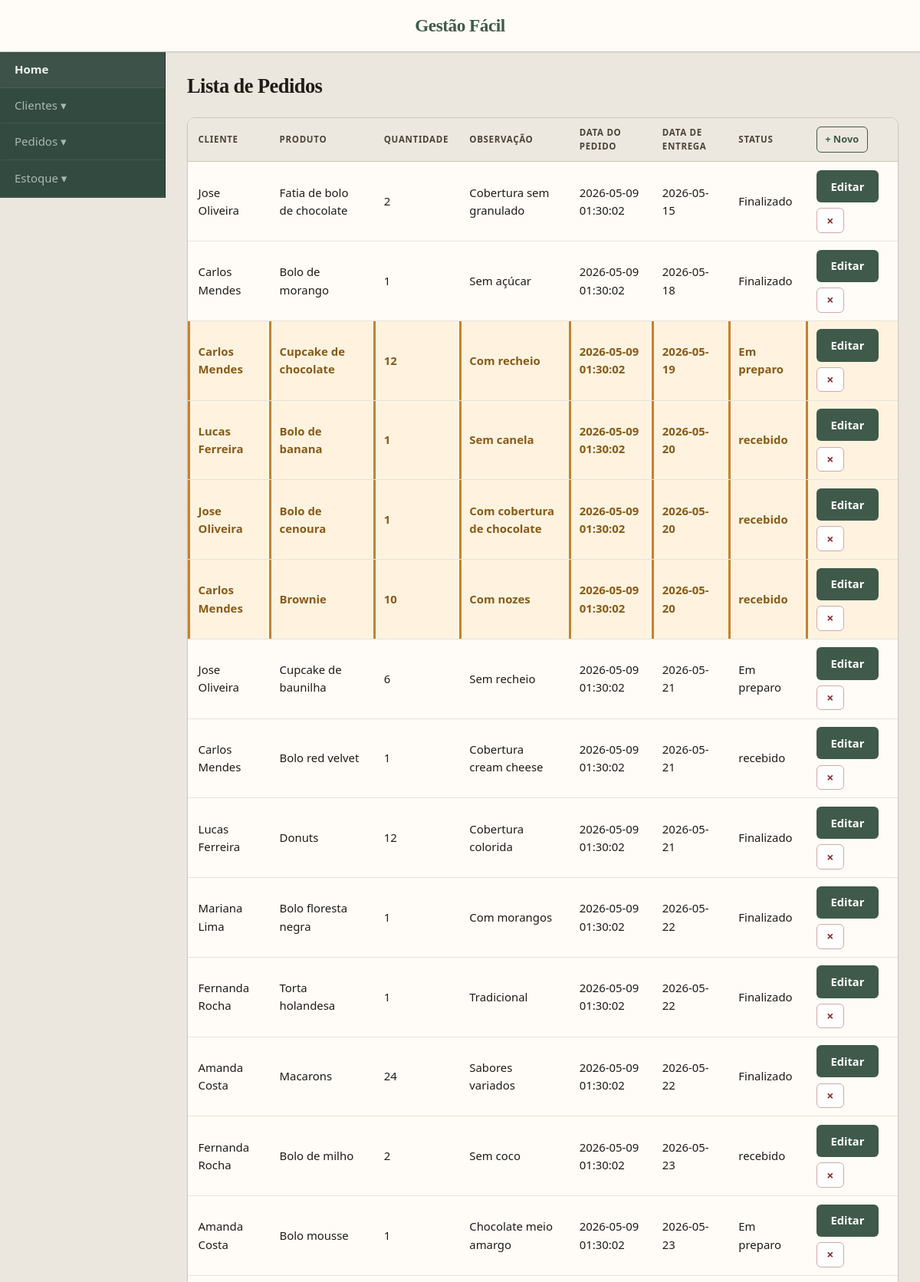
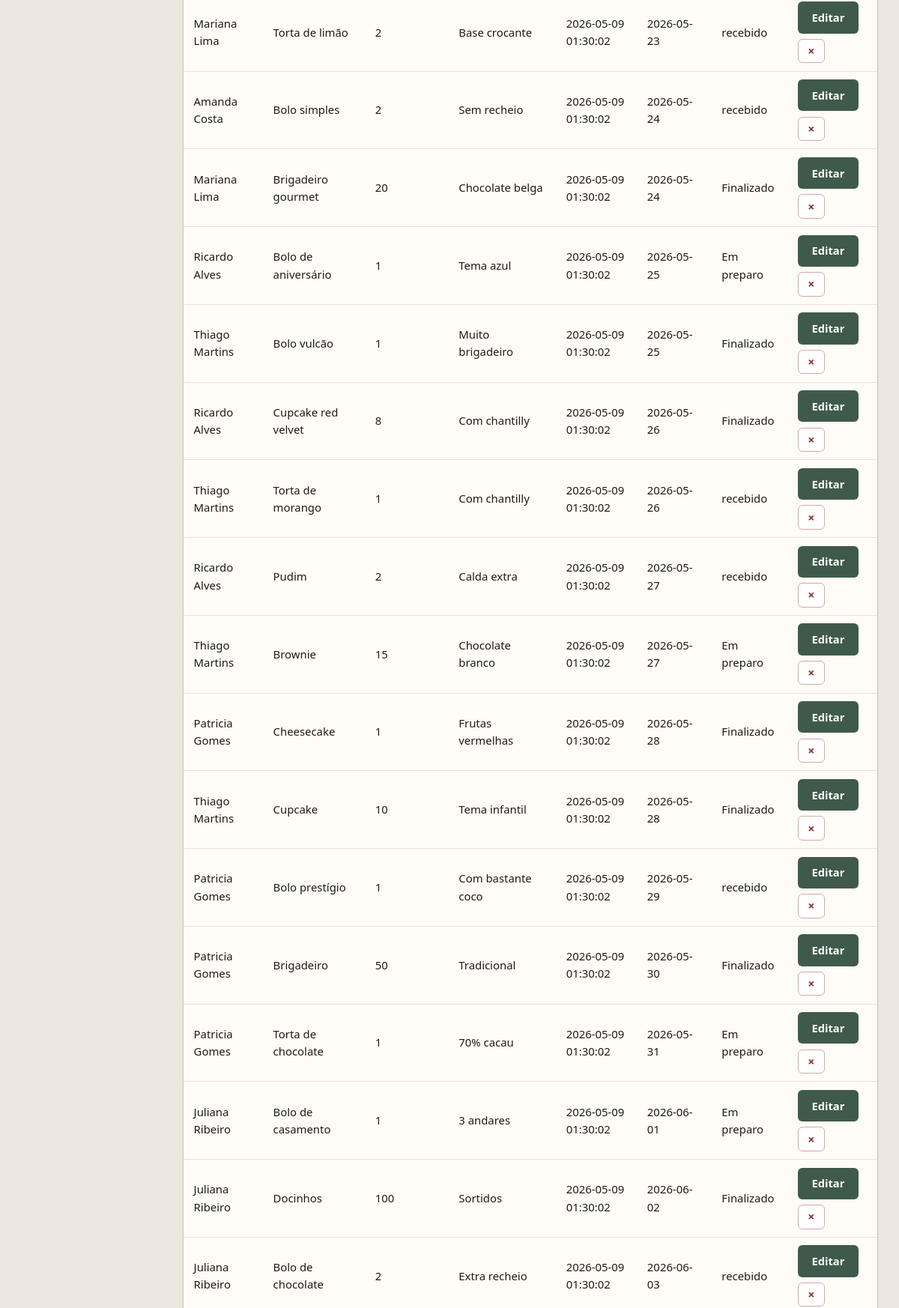
The app's page /www/PI-Grupo-09/pedidos.php (upper part) with its own data (2 pictures, top to bottom).
### tables this page shows
CREATE TABLE IF NOT EXISTS pedidos (id int AUTO_INCREMENT PRIMARY key, tipo_produto varchar(100), quantidade int, detalhes_pedido varchar(200), data_pedido datetime DEFAULT CURRENT_TIMESTAMP, data_entrega date, status varchar(100) DEFAULT "recebido", cliente_id int, CONSTRAINT fk_cliente FOREIGN KEY(cliente_id) REFERENCES clientes(id));

CREATE TABLE IF NOT EXISTS clientes ( id int AUTO_INCREMENT PRIMARY key, nome varchar(100) not null, telefone varchar(20) not null, endereço varchar(200) not null, complemento varchar(100), cidade varchar(100) not null, estado varchar(100) not null, pais varchar(2) not null);

### www/PI-Grupo-09/pedidos.php (the view, shortened to what this page needs)
<!DOCTYPE html>
<html>
<head>
    <link rel="stylesheet" href="style.css">
</head>
<body>
    <header>
        <h1>Gestão Fácil</h1>
    </header>
    <div class="page-layout">
        <div class="sidebar">
            <a href="home.php">Home</a>
            <button class="dropdown-btn">Clientes ▾</button>
            <button class="dropdown-btn">Pedidos ▾</button>
            <button class="dropdown-btn">Estoque ▾</button>
        </div>
        <div class="main-content">
            <h1>Lista de Pedidos</h1>
            <?php
            $db = new PDO('mysql:host=localhost;dbname=pi_2_entrega;charset=utf8', 'root', 'root');
            $sql = '
    SELECT
        pedidos.id,
        pedidos.cliente_id,
        pedidos.tipo_produto,
        pedidos.quantidade,
        pedidos.detalhes_pedido,
        pedidos.data_pedido,
        pedidos.data_entrega,
        pedidos.status,
        clientes.nome AS nome_cliente
    FROM pedidos
    INNER JOIN clientes
        ON pedidos.cliente_id = clientes.id
    ORDER BY pedidos.data_entrega ASC';
            $resultado = $db->query($sql);
            $pedidos = $resultado->fetchAll();
            echo '<table>';
            echo '
<tr>
    <th>Cliente</th>
    <th>Produto</th>
    <th>Quantidade</th>
    <th>Observação</th>
    <th>Data do Pedido</th>
    <th>Data de Entrega</th>
    <th>Status</th>
    <th>
        <form action="cadastrarPedido.php" method="post" class="form-inline">
            <button type="submit" class="btn btn-add">+ Novo</button>
        </form>
    </th>
</tr>';
            foreach ($pedidos as $p) {
                $classe = '';
                $hoje = new DateTime();
                $dataEntrega = new DateTime($p['data_entrega']);
                $diferenca = $hoje->diff($dataEntrega)->days;
                if ($dataEntrega >= $hoje && $diferenca <= 3 && $p['status'] != "Finalizado") {
                    $classe = 'alerta';
                }
                echo '<tr class="' . $classe . '">';
                echo '<td>' . $p['nome_cliente'] . '</td>';
                echo '<td>' . $p['tipo_produto'] . '</td>';
                echo '<td>' . $p['quantidade'] . '</td>';
                echo '<td>' . $p['detalhes_pedido'] . '</td>';
                echo '<td>' . $p['data_pedido'] . '</td>';
                echo '<td>' . $p['data_entrega'] . '</td>';
                echo '<td>' . $p['status'] . '</td>';
                echo '<td class="td-actions">
    <form action="editarPedido.php" method="post" class="form-inline">
        <input type="hidden" name="id" value="' . $p['id'] . '">
        <input type="hidden" name="cliente_id" value="' . $p['cliente_id'] . '">
        <input type="hidden" name="tipo_produto" value="' . $p['tipo_produto'] . '">
        <input type="hidden" name="quantidade" value="' . $p['quantidade'] . '">
        <input type="hidden" name="detalhes_pedido" value="' . $p['detalhes_pedido'] . '">
        <input type="hidden" name="data_entrega" value="' . $p['data_entrega'] . '">
        <input type="hidden" name="status" value="' . $p['status'] . '">
        <button type="submit" class="btn">
            Editar
        </button>
    </form>
    <form action="deletarPedido.php" method="post"
          class="form-inline"
          onsubmit="return confirm(\'Deseja realmente excluir este pedido?\')">
        <input type="hidden" name="id" value="' . $p['id'] . '">
        <button type="submit" class="btn btn-delete" title="Excluir" aria-label="Excluir pedido">
            ×
        </button>
    </form>
</td>';
                echo '</tr>';
            }
            echo '</table>';
            ?>
        </div>
    </div>
</body>
</html>

### records on screen
pedidos: cliente.nome "Jose Oliveira", tipo_produto "Fatia de bolo de chocolate", quantidade "2", detalhes_pedido "Cobertura sem granulado", data_pedido "2026-05-09 01:30:02", data_entrega "2026-05-15", status "Finalizado"
pedidos: cliente.nome "Carlos Mendes", tipo_produto "Bolo de morango", quantidade "1", detalhes_pedido "Sem açúcar", data_pedido "2026-05-09 01:30:02", data_entrega "2026-05-18", status "Finalizado"
pedidos: cliente.nome "Carlos Mendes", tipo_produto "Cupcake de chocolate", quantidade "12", detalhes_pedido "Com recheio", data_pedido "2026-05-09 01:30:02", data_entrega "2026-05-19", status "Em preparo"
pedidos: cliente.nome "Lucas Ferreira", tipo_produto "Bolo de banana", quantidade "1", detalhes_pedido "Sem canela", data_pedido "2026-05-09 01:30:02", data_entrega "2026-05-20", status "recebido"
pedidos: cliente.nome "Jose Oliveira", tipo_produto "Bolo de cenoura", quantidade "1", detalhes_pedido "Com cobertura de chocolate", data_pedido "2026-05-09 01:30:02", data_entrega "2026-05-20", status "recebido"
pedidos: cliente.nome "Carlos Mendes", tipo_produto "Brownie", quantidade "10", detalhes_pedido "Com nozes", data_pedido "2026-05-09 01:30:02", data_entrega "2026-05-20", status "recebido"
pedidos: cliente.nome "Jose Oliveira", tipo_produto "Cupcake de baunilha", quantidade "6", detalhes_pedido "Sem recheio", data_pedido "2026-05-09 01:30:02", data_entrega "2026-05-21", status "Em preparo"
pedidos: cliente.nome "Carlos Mendes", tipo_produto "Bolo red velvet", quantidade "1", detalhes_pedido "Cobertura cream cheese", data_pedido "2026-05-09 01:30:02", data_entrega "2026-05-21", status "recebido"
pedidos: cliente.nome "Lucas Ferreira", tipo_produto "Donuts", quantidade "12", detalhes_pedido "Cobertura colorida", data_pedido "2026-05-09 01:30:02", data_entrega "2026-05-21", status "Finalizado"
pedidos: cliente.nome "Mariana Lima", tipo_produto "Bolo floresta negra", quantidade "1", detalhes_pedido "Com morangos", data_pedido "2026-05-09 01:30:02", data_entrega "2026-05-22", status "Finalizado"
pedidos: cliente.nome "Fernanda Rocha", tipo_produto "Torta holandesa", quantidade "1", detalhes_pedido "Tradicional", data_pedido "2026-05-09 01:30:02", data_entrega "2026-05-22", status "Finalizado"
pedidos: cliente.nome "Amanda Costa", tipo_produto "Macarons", quantidade "24", detalhes_pedido "Sabores variados", data_pedido "2026-05-09 01:30:02", data_entrega "2026-05-22", status "Finalizado"
pedidos: cliente.nome "Fernanda Rocha", tipo_produto "Bolo de milho", quantidade "2", detalhes_pedido "Sem coco", data_pedido "2026-05-09 01:30:02", data_entrega "2026-05-23", status "recebido"
pedidos: cliente.nome "Amanda Costa", tipo_produto "Bolo mousse", quantidade "1", detalhes_pedido "Chocolate meio amargo", data_pedido "2026-05-09 01:30:02", data_entrega "2026-05-23", status "Em preparo"
pedidos: cliente.nome "Mariana Lima", tipo_produto "Torta de limão", quantidade "2", detalhes_pedido "Base crocante", data_pedido "2026-05-09 01:30:02", data_entrega "2026-05-23", status "recebido"
pedidos: cliente.nome "Amanda Costa", tipo_produto "Bolo simples", quantidade "2", detalhes_pedido "Sem recheio", data_pedido "2026-05-09 01:30:02", data_entrega "2026-05-24", status "recebido"
pedidos: cliente.nome "Mariana Lima", tipo_produto "Brigadeiro gourmet", quantidade "20", detalhes_pedido "Chocolate belga", data_pedido "2026-05-09 01:30:02", data_entrega "2026-05-24", status "Finalizado"
pedidos: cliente.nome "Ricardo Alves", tipo_produto "Bolo de aniversário", quantidade "1", detalhes_pedido "Tema azul", data_pedido "2026-05-09 01:30:02", data_entrega "2026-05-25", status "Em preparo"
pedidos: cliente.nome "Thiago Martins", tipo_produto "Bolo vulcão", quantidade "1", detalhes_pedido "Muito brigadeiro", data_pedido "2026-05-09 01:30:02", data_entrega "2026-05-25", status "Finalizado"
pedidos: cliente.nome "Ricardo Alves", tipo_produto "Cupcake red velvet", quantidade "8", detalhes_pedido "Com chantilly", data_pedido "2026-05-09 01:30:02", data_entrega "2026-05-26", status "Finalizado"
pedidos: cliente.nome "Thiago Martins", tipo_produto "Torta de morango", quantidade "1", detalhes_pedido "Com chantilly", data_pedido "2026-05-09 01:30:02", data_entrega "2026-05-26", status "recebido"
pedidos: cliente.nome "Ricardo Alves", tipo_produto "Pudim", quantidade "2", detalhes_pedido "Calda extra", data_pedido "2026-05-09 01:30:02", data_entrega "2026-05-27", status "recebido"
pedidos: cliente.nome "Thiago Martins", tipo_produto "Brownie", quantidade "15", detalhes_pedido "Chocolate branco", data_pedido "2026-05-09 01:30:02", data_entrega "2026-05-27", status "Em preparo"
pedidos: cliente.nome "Patricia Gomes", tipo_produto "Cheesecake", quantidade "1", detalhes_pedido "Frutas vermelhas", data_pedido "2026-05-09 01:30:02", data_entrega "2026-05-28", status "Finalizado"
pedidos: cliente.nome "Thiago Martins", tipo_produto "Cupcake", quantidade "10", detalhes_pedido "Tema infantil", data_pedido "2026-05-09 01:30:02", data_entrega "2026-05-28", status "Finalizado"
pedidos: cliente.nome "Patricia Gomes", tipo_produto "Bolo prestígio", quantidade "1", detalhes_pedido "Com bastante coco", data_pedido "2026-05-09 01:30:02", data_entrega "2026-05-29", status "recebido"
pedidos: cliente.nome "Patricia Gomes", tipo_produto "Brigadeiro", quantidade "50", detalhes_pedido "Tradicional", data_pedido "2026-05-09 01:30:02", data_entrega "2026-05-30", status "Finalizado"
pedidos: cliente.nome "Patricia Gomes", tipo_produto "Torta de chocolate", quantidade "1", detalhes_pedido "70% cacau", data_pedido "2026-05-09 01:30:02", data_entrega "2026-05-31", status "Em preparo"
pedidos: cliente.nome "Juliana Ribeiro", tipo_produto "Bolo de casamento", quantidade "1", detalhes_pedido "3 andares", data_pedido "2026-05-09 01:30:02", data_entrega "2026-06-01", status "Em preparo"
pedidos: cliente.nome "Juliana Ribeiro", tipo_produto "Docinhos", quantidade "100", detalhes_pedido "Sortidos", data_pedido "2026-05-09 01:30:02", data_entrega "2026-06-02", status "Finalizado"
pedidos: cliente.nome "Juliana Ribeiro", tipo_produto "Bolo de chocolate", quantidade "2", detalhes_pedido "Extra recheio", data_pedido "2026-05-09 01:30:02", data_entrega "2026-06-03", status "recebido"
